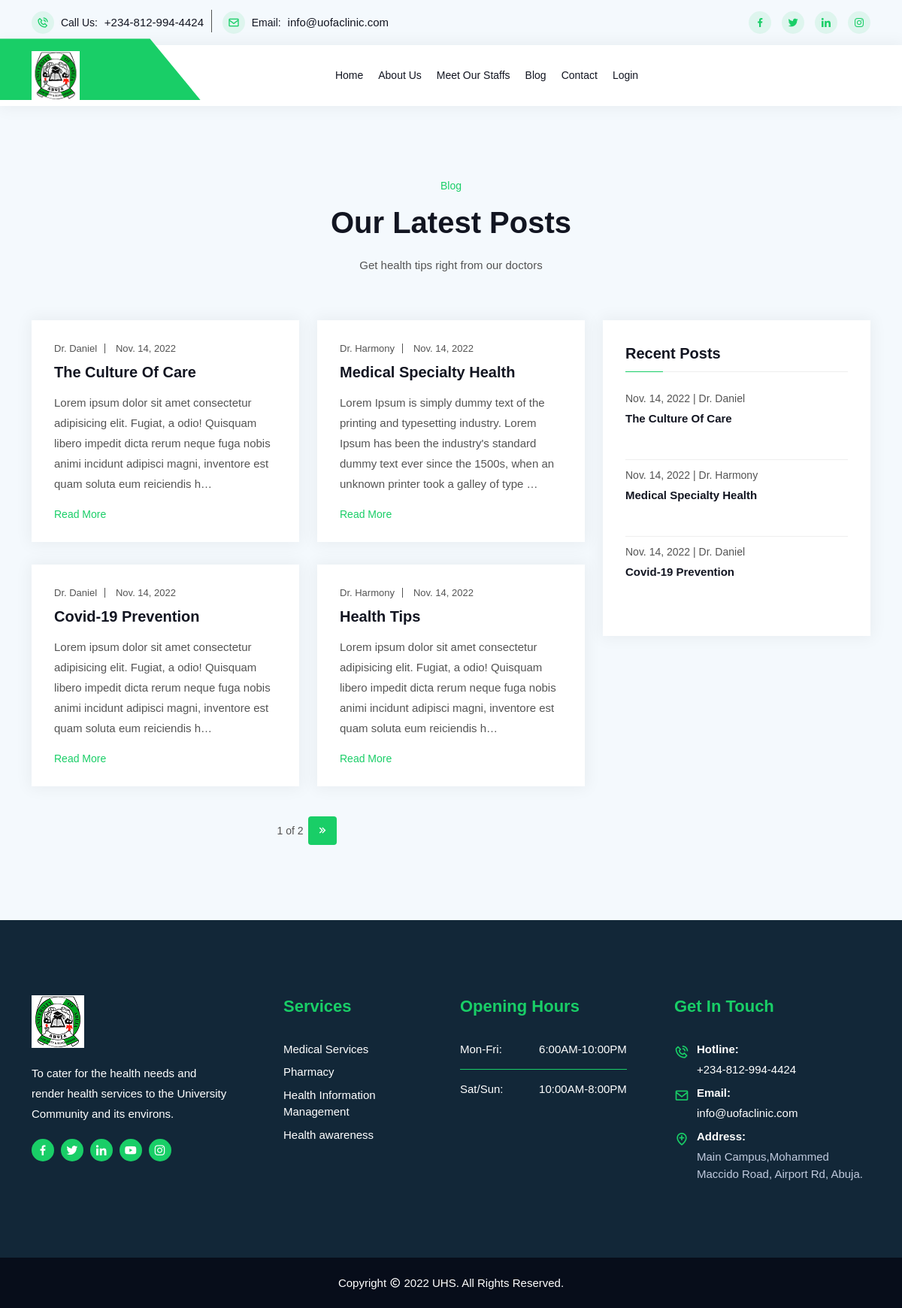
Page /blog on the committed database.
### blog/models.py (models this page shows, shortened)
class Post(models.Model):
    author = models.ForeignKey(User, related_name='posts', on_delete=models.CASCADE)
    title = models.CharField(max_length=250, blank=False, default='', unique=True)
    slug = models.SlugField(max_length=250)
    body = models.TextField()
    created_at = models.DateTimeField(auto_now_add=True)
    def get_absolute_url(self):
        return reverse('blog:post_detail', kwargs={'slug': self.slug})
    class Meta:
        ordering = ['-created_at']
        unique_together = ['author', 'title']

### blog/views.py (the view)
# urls.py: path('blog', views.post_list, name='post_list'),
def post_list(request):
    all_post = Post.objects.all().order_by('-created_at')
    latest_posts = Post.objects.all().order_by('-created_at')[:3]
    paginator = Paginator(all_post, 4)  # show 3 posts on each page
    page = request.GET.get('page', 1)
    try:
        posts = paginator.page(page)
    except PageNotAnInteger:
        posts = paginator.page(1)
    except EmptyPage:
        posts = paginator.page(paginator.num_pages)
    context = {
        'page': page,
        'posts': posts,
        'latest_posts': latest_posts,
    }
    return render(request, 'blog/post_list.html', context=context)

### templates/blog/post_list.html (shortened to what this page needs)
{% extends 'base.html' %}
{% load static %}
{% block content %}
<section class="blog-area bg-color ptb-100">
	<div class="container">
		<div class="section-title">
			<span class="top-title">Blog</span>
			<h2>Our Latest Posts</h2>
			<p>Get health tips right from our doctors</p>
		</div>
		<div class="row">
			<div class="col-lg-8 col-md-12">
				<div class="row">
					{% if posts %}
						{% for post in posts %}
							<div class="col-lg-6 col-md-6">
						<div class="single-blog">
							<div class="blog-content">
								<ul>
									<li>
										<a href="{{ post.get_absolute_url }}">Dr. {{ post.author|title }}</a>
									</li>
									<li>
										{{ post.created_at|date }}
									</li>
								</ul>
								<a href="{{ post.get_absolute_url }}">
									<h3>{{ post.title }}</h3>
								</a>
								<p>
									{{ post.body|truncatechars:200 }}
								</p>
								<a href="{{ post.get_absolute_url }}" class="read-more">
									Read More
								</a>
							</div>
						</div>
					</div>
						{% endfor %}
					{% else %}
						<p>No posts are available.</p>
        			{% endif %}
					{% include "blog/pagination.html" with page=posts %}
				</div>
			</div>
			<div class="col-lg-4 col-md-12">
				<div class="blog-details-right-area blog-right-sidebar">
					<div class="blog-widget resent-post-widget">
						<h3 class="title">Recent Posts</h3>
						<ul>
							{% for post in latest_posts %}
								<li>
									<a href="{{ post.get_absolute_url }}">
										<span>{{ post.created_at.date }} | Dr. {{ post.author|title }}</span>
										<h3><b>{{ post.title|title }}</b></h3>
									</a>
								</li>
							{% endfor %}
						</ul>
					</div>
				</div>
			</div>
		</div>
	</div>
</section>
{% endblock %}

### rows in the picture
Post: author "Daniel", created_at "Nov. 14, 2022", title "The Culture Of Care", body "Lorem ipsum dolor sit amet consectetur adipisicing elit. Fugiat, a odio! Quisquam libero impedit dicta rerum neque fuga nobis animi incidunt adipisci magni, inventore est quam soluta eum reiciendis h…"
Post: author "Harmony", created_at "Nov. 14, 2022", title "Medical Specialty Health", body "Lorem Ipsum is simply dummy text of the printing and typesetting industry. Lorem Ipsum has been the industry's standard dummy text ever since the 1500s, when an unknown printer took a galley of type …"
Post: author "Daniel", created_at "Nov. 14, 2022", title "Covid-19 Prevention", body "Lorem ipsum dolor sit amet consectetur adipisicing elit. Fugiat, a odio! Quisquam libero impedit dicta rerum neque fuga nobis animi incidunt adipisci magni, inventore est quam soluta eum reiciendis h…"
Post: author "Harmony", created_at "Nov. 14, 2022", title "Health Tips", body "Lorem ipsum dolor sit amet consectetur adipisicing elit. Fugiat, a odio! Quisquam libero impedit dicta rerum neque fuga nobis animi incidunt adipisci magni, inventore est quam soluta eum reiciendis h…"

### other values in the picture
{{ page.number }} "1"
{{ page.paginator.num_pages }} "2"
